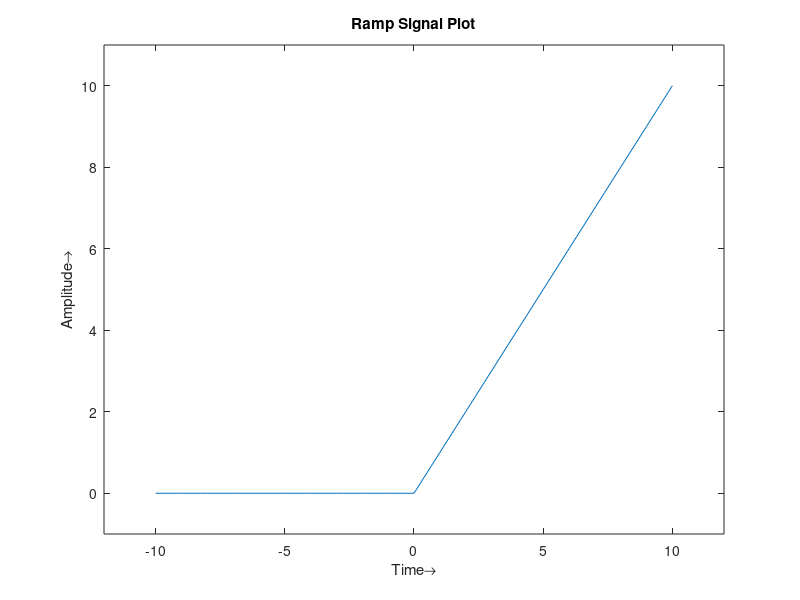

Source code (MATLAB):
% How to Generate and Plot Ramp Signal Plot in MATLAB
% Ramp= t*u(t)

t = -10:10;                         % Time range
u = [zeros(1,10) ones(1,11)];       % Unit Step Sequence

r = t.*u; % Ramp signal is only valid in positive value

plot(t,r);
title('Ramp Signal Plot');
xlabel('Time→');
ylabel('Amplitude→');
axis([-12 12 -1 11]); % x-axis -12 to 12 and y-axis -1 to 11